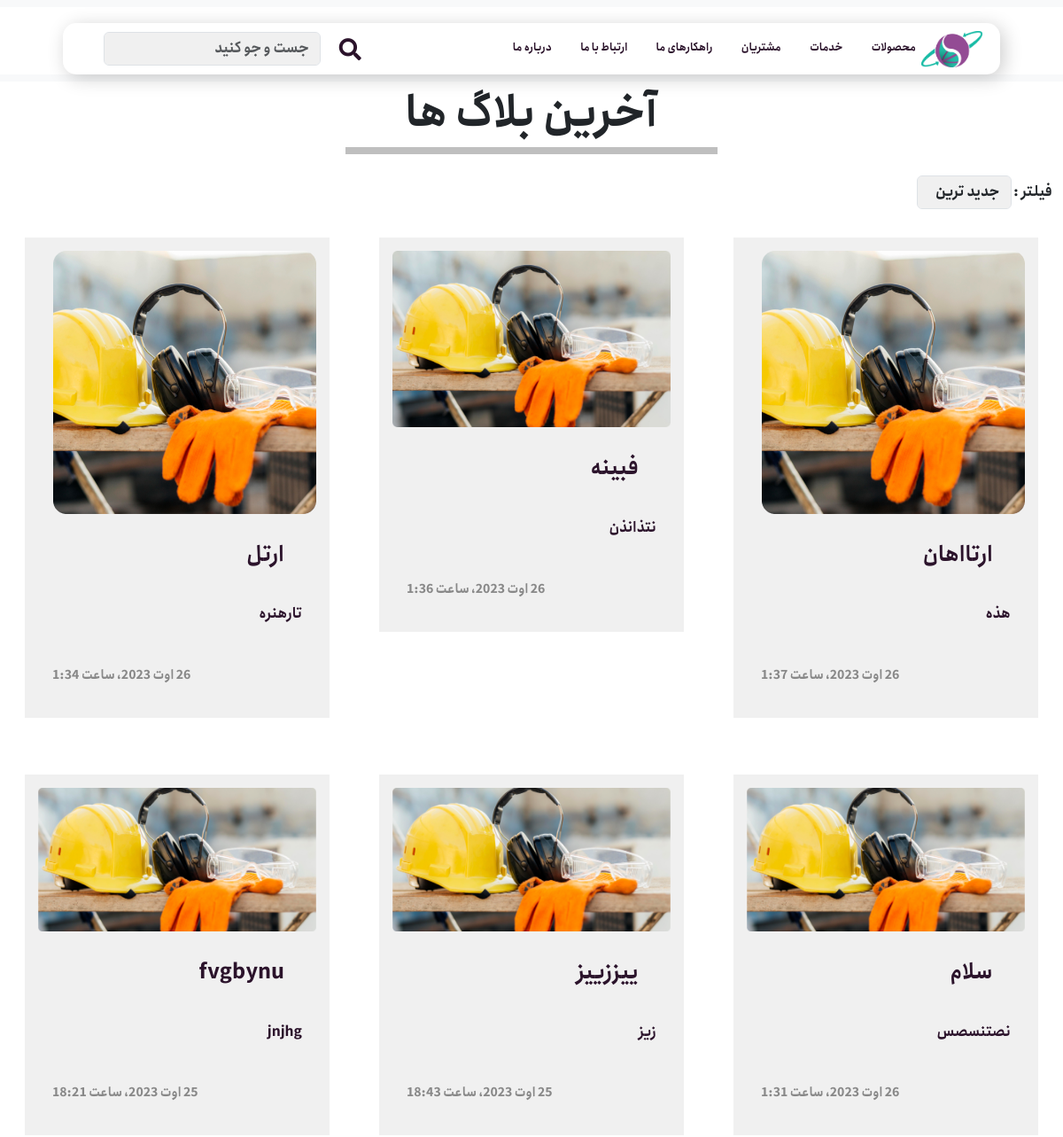
Before: /articleslist (upper part) with the older database file.
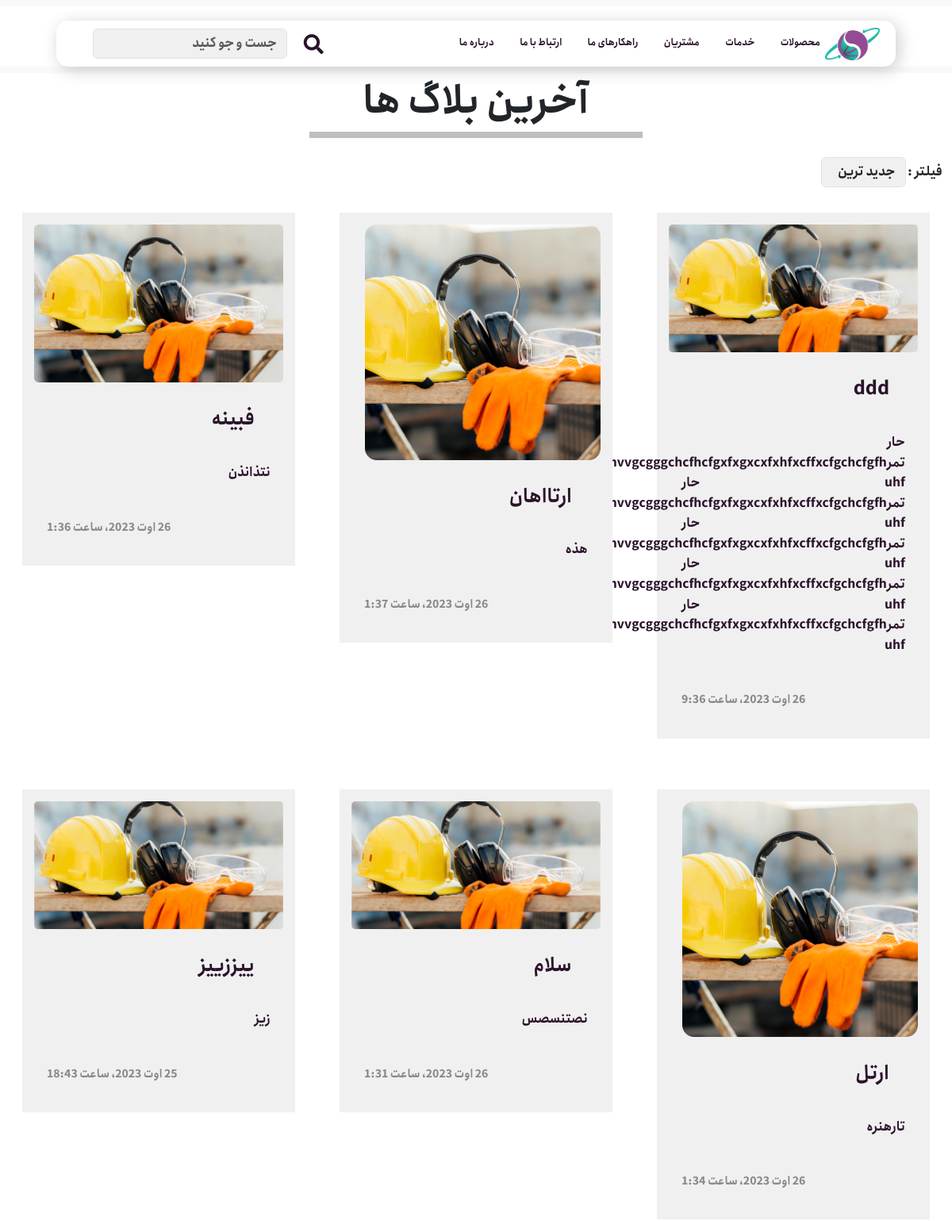
After: the same page with the newer database file.
### services/models.py (models this page shows, shortened)
class Article(models.Model):
    title = models.CharField(null=False, blank=False,
                             max_length=100, verbose_name='عنوان')
    description = models.TextField(
        null=False, blank=False, verbose_name='توضیحات')
    reference = models.TextField(
        default=False, null=False, blank=False, verbose_name='منابع')
    image = models.ImageField(null=False, blank=False, verbose_name='عکس')
    publish = models.DateTimeField(
        default=timezone.now, verbose_name='تاریخ انتشار')
    update = models.DateTimeField(auto_now=True, verbose_name='تاریخ بروزسانی')
    slug = models.SlugField(blank=True, unique=True)
    class Meta:
        ordering = ('-update', '-publish')
        verbose_name = 'مقاله'
        verbose_name_plural = 'مقالات'
    def get_absolute_url(self):
        return reverse('services:articles_detail', kwargs={'slug': self.slug})

### services/views.py (the view)
# urls.py: path("articleslist", views.ArticleListView.as_view(), name='article_list'),
class ArticleListView(ListView):
    model = Article
    template_name = 'services/blog.html'
    context_object_name = "articles"
    def get_queryset(self):
        queryset = super().get_queryset()
        sort = self.request.GET.get('sort')
        if sort == 'newest':
            queryset = queryset.order_by('-publish', '-update')
        elif sort == 'oldest':
            queryset = queryset.order_by('publish', 'update')
        return queryset

### services/templates/services/blog.html (shortened to what this page needs)
{% extends 'base.html' %}
{% load static %}
{% block contant %}
    <div class="latest-blog">
      <h1 class="latest-title">آخرین بلاگ ها</h1>
      <hr class="latest-divider" />
    </div>
    <div class="container-fluid">
      <div class="row">
        <div class="col-md-12 text-right mt-4">
          <label class="mr-2" for="filterDropdown">فیلتر : </label>
          <select class="form-control d-inline-block w-auto" id="filterDropdown" onchange="applyFilter(this.value)">
            <option value="newest">جدید ترین</option>
          </select>
        </div>
      </div>
    </div>
    <div class="container-fluid">
      <div class="row">
        {% for article in articles %}
        <div class="col-md-4 col-sm-6">
          <a href="{{ article.get_absolute_url }}" class="blog-post-link">
            <div class="bolg-post">
              <img src="{{ article.image.url }}" alt="عکس" class="blog-image" />
              <h2 class="bolg-title">{{ article.title }}</h2>
              <p class="blog-des">{{ article.description }}
              </p>
              <h3 class="blog-date">{{ article.publish }}</h3>
            </div>
          </a>
        </div>
        {% endfor %}
      </div>
    </div>
  {% endblock %}

### templates/base.html (shortened to what this page needs)
{% load static %}
<!DOCTYPE html>
<html dir="rtl" lang="fa-IR">
  <head>
    {% include 'includes/head_refrences.html' %}
  </head>
  <body class="body">
    {% include 'includes/header.html' %}
    {% block contant %}
    {% endblock %}
  </body>
</html>

### templates/includes/head_refrences.html (shortened to what this page needs)
{% load static %}
<link
  href="https://cdn.jsdelivr.net/npm/bootstrap@5.3.1/dist/css/bootstrap.min.css"
  rel="stylesheet"
/>
<link
  href="https://getbootstrap.com/docs/5.3/assets/css/docs.css"
  rel="stylesheet"
/>
<link rel="stylesheet" href="{% static 'css/styles.css' %}" />
<link rel="stylesheet" href="{% static 'css/responsive.css' %}" />
<link
  rel="stylesheet"
  href="https://cdnjs.cloudflare.com/ajax/libs/ionicons/5.4.0/collection/components/icon/icon.min.css"
/>
<link
  rel="stylesheet"
  href="https://cdnjs.cloudflare.com/ajax/libs/font-awesome/5.15.3/css/all.min.css"
/>

### templates/includes/header.html (shortened to what this page needs)
{% load static %}
<header style="display: none">
    <nav class="navbar navbar-expand-lg bg-body-tertiary fixed-top">
      <div class="container-fluid">
        <div
          class="nav-bar collapse navbar-collapse"
          id="navbarTogglerDemo01"
        >
          <ul class="nav-ul">
            <li class="nav-item-logo">
              <a class="nav-link" href="{% url 'home:home' %}">
                <img
                  src="{% static 'images/logo/k1s_logo.png' %}"
                  alt="logo"
                  class="nav-logo"
                />
              </a>
            </li>
            <li class="nav-item dropdown">
              <a class="nav-link" href="{% url 'services:ourproducts_list' %}">محصولات</a>
            </li>
            <li class="nav-item nav-item dropdown">
              <a class="nav-link" href="{% url 'services:ourservices_list' %}">خدمات</a>
            </li>
            <li class="nav-item">
              <a class="nav-link" href="{% url 'us:customers' %}">مشتریان</a>
            </li>
            <li class="nav-item dropdown">
              <a class="nav-link" href="{% url 'services:oursolutions_list' %}">راهکارهای ما</a>
            </li>
            <li class="nav-item dropdown">
              <a class="nav-link" href="{% url 'us:contactus' %}"
                >ارتباط با ما</a
              >
            </li>
            <li class="nav-item">
              <a class="nav-link" href="{% url 'us:aboutus' %}">درباره ما</a>
            </li>
          </ul>
          <span class="nav-item">
            <form class="d-flex ml-auto" role="search">
              <button type="submit" class="search-icon btn btn-link">
                <i class="fas fa-search"></i>
              </button>
              <input
                class="form-control me-2"
                type="search"
                placeholder="جست و جو کنید"
                aria-label="Search"
              />
            </form>
          </span>
        </div>
      </div>
    </nav>
</header>

### templates/includes/footer.html (shortened to what this page needs)
{% load static %}

### static/css/styles.css (style rules this page uses)
.body { font-family: "font1"; overflow-x: hidden; }
.nav-bar { display: flex; background-color: #ffffff; width: 100%; border-radius: 15px; box-shadow: 4px 4px 21px 0px #00000033; justify-content: space-between; align-items: center; padding: 0 20px; margin-top: 18px; margin-left: 5%; margin-right: 5%; }
.navbar .container-fluid { background-color: #ffffff; }
.navbar { display: flex; justify-content: center; align-items: center; margin-bottom: 30px; }
.nav-ul { display: flex; list-style: none; margin: 0; padding: 0; }
.nav-item { display: inline-block; margin-left: 20px; padding: 10px 15px; }
.nav-link { color: #2b132b; font-weight: bold; text-decoration: none; transition: color 0.3s; }
.nav-logo, .mobile-nav-logo { width: 69px; height: 41px; }
.search-icon { color: #2b132b; height: 25px; width: 25px; font-size: 25px; display: flex; flex-direction: row-reverse; margin-bottom: 10px; text-decoration: none; }
h2 { text-align: right; padding: 20px; padding-right: 0; margin-right: 20px; padding-bottom: 0; }
.latest-blog { text-align: center; padding-top: 100px; }
.latest-title { font-size: 48px; font-weight: bold; }
.latest-divider { width: 35%; border: 4px solid rgb(3, 3, 3); clear: both; margin: 0 auto; }
.form-control { background-color: #f0f0f0; }
.blog-post-link { text-decoration: none; color: #2b132b; }
.bolg-post { padding: 15px; margin: 2rem 1rem; background-color: #f0f0f0; text-align: right; }
.blog-image { max-width: 100%; height: auto; }
.bolg-title { font-size: 1.5rem; margin-top: 1rem; padding: 1rem; }
.blog-des { font-size: 1rem; line-height: 1.6; padding: 1rem; text-align: justify; }
.blog-date { font-size: 0.9rem; color: #888; margin-top: 1rem; padding: 1rem; text-align: left; }

### static/css/responsive.css (style rules this page uses)
@media (max-width: 1250px) { .nav-link { font-size: 12px; } }
@media (max-width: 1250px) { .nav-item { display: inline-block; margin-left: 20px; padding: 10px 6px; } }

Changed rows visible on the page:
no longer on this page (row unchanged): Article: image (picture), title "fvgbynu", description "jnjhg", publish "25 اوت 2023، ساعت 18:21"
added Article: image (picture), title "ddd", description "حار تمرkbkbbkbbkbbkbkbbhvhvvgcgggchcfhcfgxfxgxcxfxhfxcffxcfgchcfgfh uhf حار تمرkbkbbkbbkbbkbkbbhvhvvgcgggchcfhcfgxfxgxcxfxhfxcffxcfgchcfgfh uhf حار تمرkbkbbkbbkbbkbkbbhvhvvgcgggchcfhcfgxfxgxcxfxhfxcffxcfgchcfgfh uhf حار تمرkbkbbkbbkbbkbkbbhvhvvgcgggchcfhcfgxfxgxcxfxhfxcffxcfgchcfgfh uhf حار تمرkbkbbkbbkbbkbkbbhvhvvgcgggchcfhcfgxfxgxcxfxhfxcffxcfgchcfgfh uhf", publish "26 اوت 2023، ساعت 9:36"
